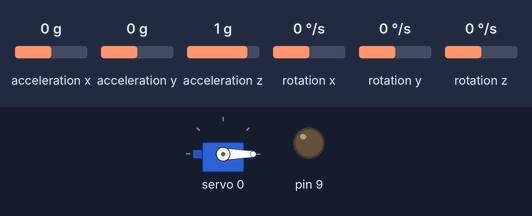
The sketch below on a simulated Arduino Uno, built with avr-gcc and run on an emulated ATmega328P. Shown: servo, output pins drawn as LEDs (lit = HIGH). Wiring (inferred from the names in the program): MPU-6050 motion sensor at I2C address 0x68. The test bench sets the inputs (shaded band); at power-on: acceleration x 0 g, acceleration y 0 g, acceleration z 1 g, rotation x 0 °/s, rotation y 0 °/s, rotation z 0 °/s. What the sketch prints to the serial monitor is not drawn.

Above: at 0.05 s.
Timing chart, 0 to 4.6 s (numbered marks = the images above):
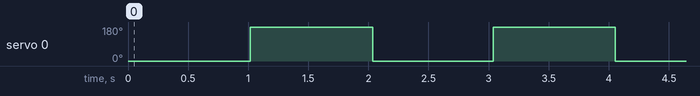

The sketch:

mpu6050_example.ino
```cpp
#include<Wire.h>
#include <Adafruit_PWMServoDriver.h>

//SCL = A5 SDA = A4

const int MPU=0x68;//MPU6050 I2C주소

int AcX,AcY,AcZ,Tmp,GyX,GyY,GyZ;
int past, filter;


Adafruit_PWMServoDriver pwm=Adafruit_PWMServoDriver();

// A "lowpassfilter()" function that Low Pass Filtering
float lowpassfilter(float filter, float data, float lowpass_constant)
{
  filter = data * (1 - lowpass_constant) + filter * lowpass_constant;
  return filter;
}

void get6050()
{
  Wire.beginTransmission(MPU);//MPU6050 호출
  Wire.write(0x3B);//AcX 레지스터 위치 요청
  Wire.endTransmission(false);
  Wire.requestFrom(MPU,14,true);//14byte의 데이터를 요청

  AcX=Wire.read()<<8|Wire.read();//두개의 나뉘어진 바이트를 하나로 이어붙입니다.
  AcY=Wire.read()<<8|Wire.read();
  AcZ=Wire.read()<<8|Wire.read();
  Tmp=Wire.read()<<8|Wire.read();
  GyX=Wire.read()<<8|Wire.read();
  GyY=Wire.read()<<8|Wire.read();
  GyZ=Wire.read()<<8|Wire.read();
}


void setup()
{
  pwm.begin();

  Wire.begin();
  Wire.beginTransmission(MPU);
  Wire.write(0x6B);
  Wire.write(0);//MPU6050 을 동작 대기 모드로 변경
  Wire.endTransmission(true);
  Serial.begin(9600);
  pinMode(9, OUTPUT);
  pwm.setPWMFreq(100);
}

void loop()
{
  get6050();

  filter = lowpassfilter(past, GyZ, 0.1); //LPF
  Serial.print(GyZ);
  Serial.print(",");
  Serial.println(filter);
  past = filter;
  delay(15);
  pwm.setPWM(0,0,10);
  delay(1000);
    pwm.setPWM(0,0,1200);
  delay(1000);
//  for(int i=0;i>100;i++){
//    pwm.setPWM(0,0,i);
//    delay(100);
//  }

}
```

Measured:
- by itself, servo 0: alternates 180° for 1.0 s and 0° for 1.0 s
